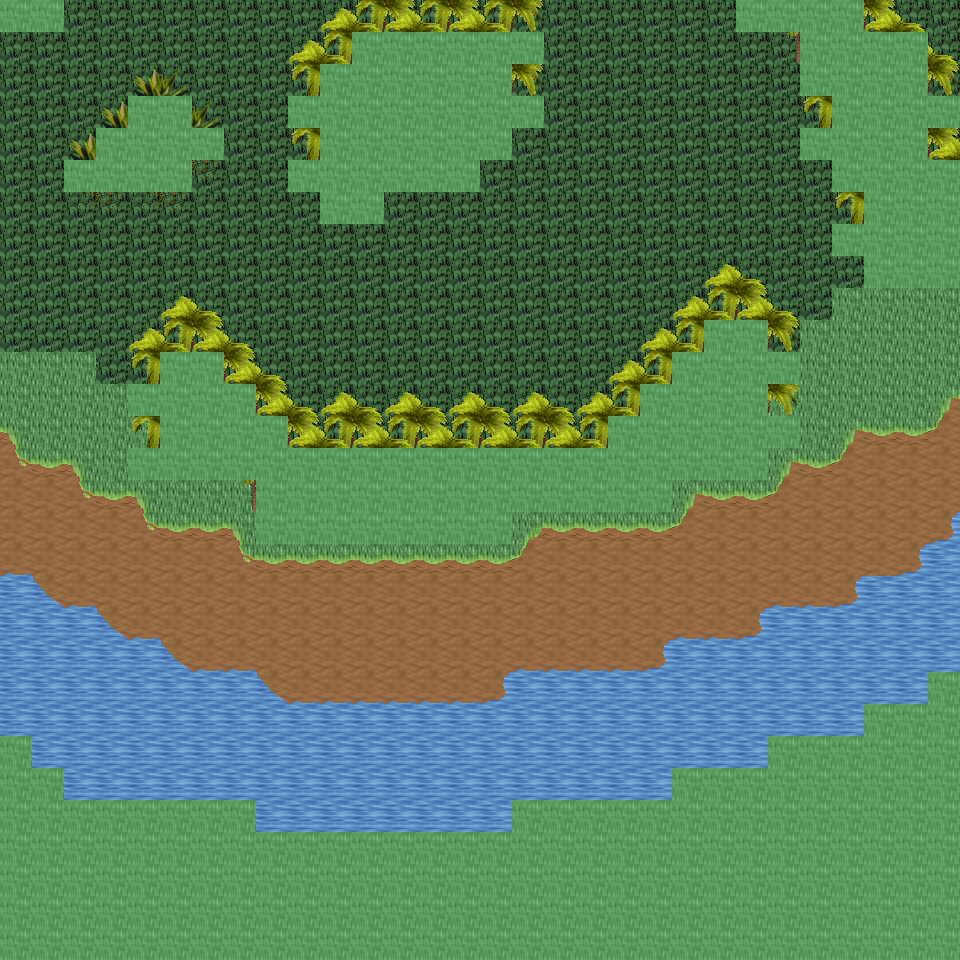

Rendered tile map (Tiled .tmx) drawn with the repository's tilesets; below, a short description and the map source with its tile grids summarised:
An orthogonal 30x30 tile map with 32x32 px tiles, 6 tile layers (Ground, Object, Object2, Above, ...), 23 tilesets and 6 objects (6x mapExit).

<map version="1.0" orientation="orthogonal" renderorder="right-down" width="30" height="30" tilewidth="32" tileheight="32" nextobjectid="7">
  <tileset firstgid="1" name="tileset_ground_ground" tilewidth="32" tileheight="32" tilecount="33" columns="3">
    <image source="../drawable/tileset_ground_ground.png" width="96" height="352" />
  </tileset>
  <tileset firstgid="34" name="tileset_ground_water_pool" tilewidth="32" tileheight="32" tilecount="72" columns="3">
    <image source="../drawable/tileset_ground_water_pool.png" width="96" height="768" />
  </tileset>
  <tileset firstgid="106" name="tileset_ground_water_pool_corners" tilewidth="32" tileheight="32" tilecount="72" columns="3">
    <image source="../drawable/tileset_ground_water_pool_corners.png" width="96" height="768" />
  </tileset>
  <tileset firstgid="178" name="tileset_ground_grass_edges" tilewidth="32" tileheight="32" tilecount="36" columns="12">
    <image source="../drawable/tileset_ground_grass_edges.png" width="384" height="96" />
  </tileset>
  <tileset firstgid="214" name="tileset_ground_grass_corners" tilewidth="32" tileheight="32" tilecount="24" columns="6">
    <image source="../drawable/tileset_ground_grass_corners.png" width="192" height="128" />
  </tileset>
  <tileset firstgid="238" name="tileset_plant_tree_palm_tree" tilewidth="32" tileheight="32" tilecount="6" columns="2">
    <image source="../drawable/tileset_plant_tree_palm_tree.png" width="64" height="96" />
  </tileset>
  <tileset firstgid="244" name="tileset_logic_creature_animal" tilewidth="32" tileheight="32" tilecount="32" columns="8">
    <image source="../drawable/tileset_logic_creature_animal.png" width="256" height="128" />
  </tileset>
  <tileset firstgid="276" name="tileset_logic_collision" tilewidth="32" tileheight="32" tilecount="1" columns="1">
    <image source="../drawable/tileset_logic_collision.png" width="32" height="32" />
  </tileset>
  <tileset firstgid="277" name="tileset_plant_bush_various_small" tilewidth="32" tileheight="32" tilecount="9" columns="3">
    <image source="../drawable/tileset_plant_bush_various_small.png" width="96" height="96" />
  </tileset>
  <tileset firstgid="286" name="tileset_item_corpse_huge_animal" tilewidth="32" tileheight="32" tilecount="16" columns="2">
    <image source="../drawable/tileset_item_corpse_huge_animal.png" width="64" height="256" />
  </tileset>
  <tileset firstgid="302" name="tileset_object_tent" tilewidth="32" tileheight="32" tilecount="9" columns="3">
    <image source="../drawable/tileset_object_tent.png" width="96" height="96" />
  </tileset>
  <tileset firstgid="311" name="tileset_furniture_light_iron_lamp" tilewidth="32" tileheight="32" tilecount="3" columns="1">
    <image source="../drawable/tileset_furniture_light_iron_lamp.png" width="32" height="96" />
  </tileset>
  <tileset firstgid="314" name="tileset_furniture_light_flames" tilewidth="32" tileheight="32" tilecount="6" columns="6">
    <image source="../drawable/tileset_furniture_light_flames.png" width="192" height="32" />
  </tileset>
  <tileset firstgid="320" name="tileset_logic_creature_amazon" tilewidth="32" tileheight="32" tilecount="16" columns="8">
    <image source="../drawable/tileset_logic_creature_amazon.png" width="256" height="64" />
  </tileset>
  <tileset firstgid="336" name="tileset_logic_item_fruits" tilewidth="32" tileheight="32" tilecount="16" columns="8">
    <image source="../drawable/tileset_logic_item_fruits.png" width="256" height="64" />
  </tileset>
  <tileset firstgid="352" name="tileset_plant_pineapple_plant" tilewidth="32" tileheight="32" tilecount="6" columns="2">
    <image source="../drawable/tileset_plant_pineapple_plant.png" width="64" height="96" />
  </tileset>
  <tileset firstgid="358" name="tileset_ground_grass_2" tilewidth="32" tileheight="32" tilecount="21" columns="3">
    <image source="../drawable/tileset_ground_grass_2.png" width="96" height="224" />
  </tileset>
  <tileset firstgid="379" name="tileset_light_dim_yellow_light_7x5" tilewidth="32" tileheight="32" tilecount="35" columns="7">
    <image source="../drawable/tileset_light_dim_yellow_light_7x5.png" width="224" height="160" />
  </tileset>
  <tileset firstgid="414" name="tileset_light_yellow_light_5x5" tilewidth="32" tileheight="32" tilecount="25" columns="5">
    <image source="../drawable/tileset_light_yellow_light_5x5.png" width="160" height="160" />
  </tileset>
  <tileset firstgid="439" name="tileset_building_huts" tilewidth="32" tileheight="32" tilecount="338" columns="26">
    <image source="../drawable/tileset_building_huts.png" width="832" height="416" />
  </tileset>
  <tileset firstgid="777" name="tileset_item_firewood" tilewidth="32" tileheight="32" tilecount="12" columns="3">
    <image source="../drawable/tileset_item_firewood.png" width="96" height="128" />
  </tileset>
  <tileset firstgid="789" name="tileset_logic_creature_spider" tilewidth="32" tileheight="32" tilecount="3" columns="3">
    <image source="../drawable/tileset_logic_creature_spider.png" width="96" height="32" />
  </tileset>
  <tileset firstgid="792" name="tileset_logic_creature_reptile" tilewidth="32" tileheight="32" tilecount="7" columns="7">
    <image source="../drawable/tileset_logic_creature_reptile.png" width="224" height="32" />
  </tileset>
  <layer name="Ground" width="30" height="30">
    <data>[900 cells, 900 non-empty, 9 distinct tile ids]</data>
  </layer>
  <layer name="Object" width="30" height="30">
    <data>[900 cells, 221 non-empty, 15 distinct tile ids]</data>
  </layer>
  <layer name="Object2" width="30" height="30">
    <data>[900 cells, 104 non-empty, 4 distinct tile ids]</data>
  </layer>
  <layer name="Above" width="30" height="30">
    <data>[900 cells, 136 non-empty, 6 distinct tile ids]</data>
  </layer>
  <layer name="Above2" width="30" height="30">
    <data>[900 cells, 34 non-empty, 3 distinct tile ids]</data>
  </layer>
  <layer name="Walkable" width="30" height="30">
    <data>[900 cells, 311 non-empty, 1 distinct tile ids]</data>
  </layer>
  <objectgroup name="MapEvents">
    <object id="1" name="north" type="mapExit" x="64" y="0" width="672" height="32">
      <properties>
        <property name="map" value="level_0_x258_y27" />
        <property name="x" value="2" />
        <property name="y" value="28" />
      </properties>
    </object>
    <object id="2" name="north2" type="mapExit" x="864" y="0" width="96" height="32">
      <properties>
        <property name="map" value="level_0_x258_y27" />
        <property name="x" value="27" />
        <property name="y" value="28" />
      </properties>
    </object>
    <object id="3" name="west" type="mapExit" x="0" y="32" width="32" height="704">
      <properties>
        <property name="map" value="level_0_x257_y28" />
        <property name="x" value="28" />
        <property name="y" value="1" />
      </properties>
    </object>
    <object id="4" name="east" type="mapExit" x="928" y="0" width="32" height="96">
      <properties>
        <property name="map" value="level_0_x259_y28" />
        <property name="x" value="1" />
        <property name="y" value="0" />
      </properties>
    </object>
    <object id="5" name="east2" type="mapExit" x="928" y="128" width="32" height="32">
      <properties>
        <property name="map" value="level_0_x259_y28" />
        <property name="x" value="1" />
        <property name="y" value="4" />
      </properties>
    </object>
    <object id="6" name="east3" type="mapExit" x="928" y="288" width="32" height="384">
      <properties>
        <property name="map" value="level_0_x259_y28" />
        <property name="x" value="1" />
        <property name="y" value="9" />
      </properties>
    </object>
  </objectgroup>
</map>
